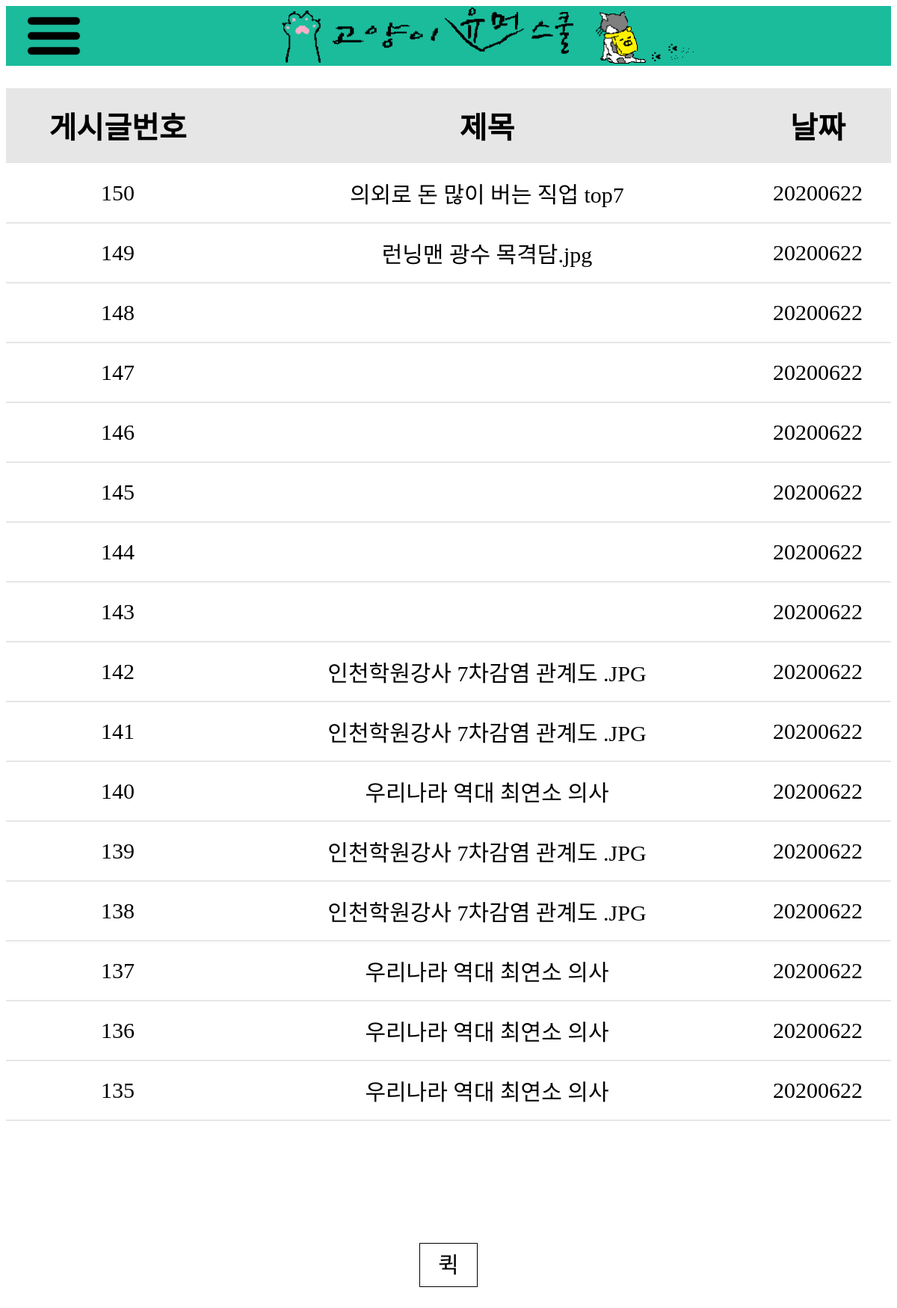
The page / on the database its author committed.
### tables this page shows
CREATE TABLE "Post" (
	"post_no"	INTEGER,
	"post_site_name"	TEXT NOT NULL,
	"post_title"	TEXT NOT NULL,
	"post_cnts"	TEXT NOT NULL,
	"post_date"	TEXT NOT NULL,
	PRIMARY KEY("post_no" AUTOINCREMENT)
);

### app.py (the view)
@app.route('/index.html')
@app.route('/')
def index():
    posts = post_dao.select_posts()
    return render_template('index.html', posts=posts, date=post_dao.get_date())

### dao/db.py (called while the page is built)
def dict_factory(cursor, row):
    d = {}
    for idx, col in enumerate(cursor.description):
        d[col[0]] = row[idx]
    return d

def select_all(*args, **kwargs):
    conn = sqlite3.connect(db_name)
    conn.row_factory = dict_factory
    cur = conn.cursor()
    rows = cur.execute(*args, **kwargs).fetchall()
    return rows

def select_one(*args, **kwargs):
    conn = sqlite3.connect(db_name)
    conn.row_factory = dict_factory
    cur = conn.cursor()
    row = cur.execute(*args, **kwargs).fetchone()
    return row

### dao/post_dao.py (called while the page is built)
def get_date():
    return time.strftime("%Y%m%d", time.localtime(time.time()))

def get_last_no():
    return db.select_one('''SELECT post_no FROM post ORDER BY post_no DESC LIMIT 1''')['post_no']

def select_posts(page=1):
    page_last_post_no = get_last_no()
    page_start_post_no = page_last_post_no - 15
    page_last_post_no = page_last_post_no - (page-1) * 15
    page_start_post_no = page_start_post_no - (page-1) * 15
    return reversed(db.select_all('''SELECT * FROM post where post_no BETWEEN ? AND ?''', (page_start_post_no, page_last_post_no)))

### templates/index.html (shortened to what this page needs)
{% extends "layout.html" %}

### templates/layout.html (shortened to what this page needs)
<!DOCTYPE html>
<html lang="ko">
<head>
    <link rel="stylesheet" type="text/css" href="static/css/board_style.css">
</head>
<body>
    <header id = header>
        {% block header %}
        <header>
            <div>
                <a href="/user_login.html"><img src = "static/img/menu.png"  style="height:80px; float:left; margin: 0 0 0 2%"></a>
            </div>
            <div id = "header">
                <a href="/"><img src = "/static/img/title.png" height="80px"></a>
            </div>
        </header>
        {% endblock %}
    </header>
    <div>
        {% block list %}
        <table id = "board_header">
            <tr id = board_header_title>
                <th>게시글번호</th>
                <th>제목</th>
                <th>날짜</th>
            </tr>
            <form>
                {% for post in posts %}
                    <tr id = post>
                        <td>{{post['post_no']}}</td>
                        <td><a href="post.html?post_no={{post.post_no}}">{{post['post_title']}}</a></td>
                        <td>{{post['post_date']}}</td>
                    </tr>
                {% endfor %}
            </form>
        {% endblock %}
    </div>
    <div>
        <table id=footer>
        </table>
    </div>
    <div class = "search">
        {% block paging %}
        <div class="paging">
            <a href="/quick_move.html" onclick="window.open(this.href, '_blank', '/quick_move'); return false">퀵</a>
        </div>
        {% endblock %}
    </div>
</body>
</head>
</html>

### static/css/board_style.css (style rules this page uses)
a:link { text-decoration: none; color: black; }
#board_header { font-family : "Nanum Gothic", sans-seif; font-size : 40px; width: 100%; height : 100px; margin: 30px auto; border-collapse: collapse; border: 0px solid black; background-color: rgb(230, 230, 230); }
#board_header_title { font-size : 40px; background-color: rgb(230, 230, 230); height : 100px; border: 0px solid black; }
#footer { font-family : "Nanum Gothic", sans-seif; width: 100%; height : 20px; margin: auto; padding : auto; }
#header { font-family : "Nanum Gothic", sans-seif; font-size : 30px; width: 100%; height : 80px; margin: 0 auto; padding : auto; text-align:center; background-color: rgb(26, 188, 156); }
#post { font-family : "Nanum Gothic", sans-seif; font-size : 30px; width: 100%; height : 80px; border-bottom: 2px solid rgb(230, 230, 230); text-align : center; background-color: white; }
.paging { display: inline-block; }
.paging a { font-family : "Nanum Gothic", sans-seif; width : 325px; height : 20px; color: black; float: center; margin: 0 auto; text-align: center; padding: 12px 24px; text-decoration: none; font-size: 30px; transition: background-color .3s; border: 1px solid rgb(0, 0, 0); }
.search { width : 100%; height : 200px; margin-top : 10%; text-align: center; }

### rows shown on the page
Post: post_no "150", post_title "의외로 돈 많이 버는 직업 top7", post_date "20200622"
Post: post_no "149", post_title "런닝맨 광수 목격담.jpg", post_date "20200622"
Post: post_no "148", post_date "20200622"
Post: post_no "147", post_date "20200622"
Post: post_no "146", post_date "20200622"
Post: post_no "145", post_date "20200622"
Post: post_no "144", post_date "20200622"
Post: post_no "143", post_date "20200622"
Post: post_no "142", post_title "인천학원강사 7차감염 관계도 .JPG", post_date "20200622"
Post: post_no "141", post_title "인천학원강사 7차감염 관계도 .JPG", post_date "20200622"
Post: post_no "140", post_title "우리나라 역대 최연소 의사", post_date "20200622"
Post: post_no "139", post_title "인천학원강사 7차감염 관계도 .JPG", post_date "20200622"
Post: post_no "138", post_title "인천학원강사 7차감염 관계도 .JPG", post_date "20200622"
Post: post_no "137", post_title "우리나라 역대 최연소 의사", post_date "20200622"
Post: post_no "136", post_title "우리나라 역대 최연소 의사", post_date "20200622"
Post: post_no "135", post_title "우리나라 역대 최연소 의사", post_date "20200622"
